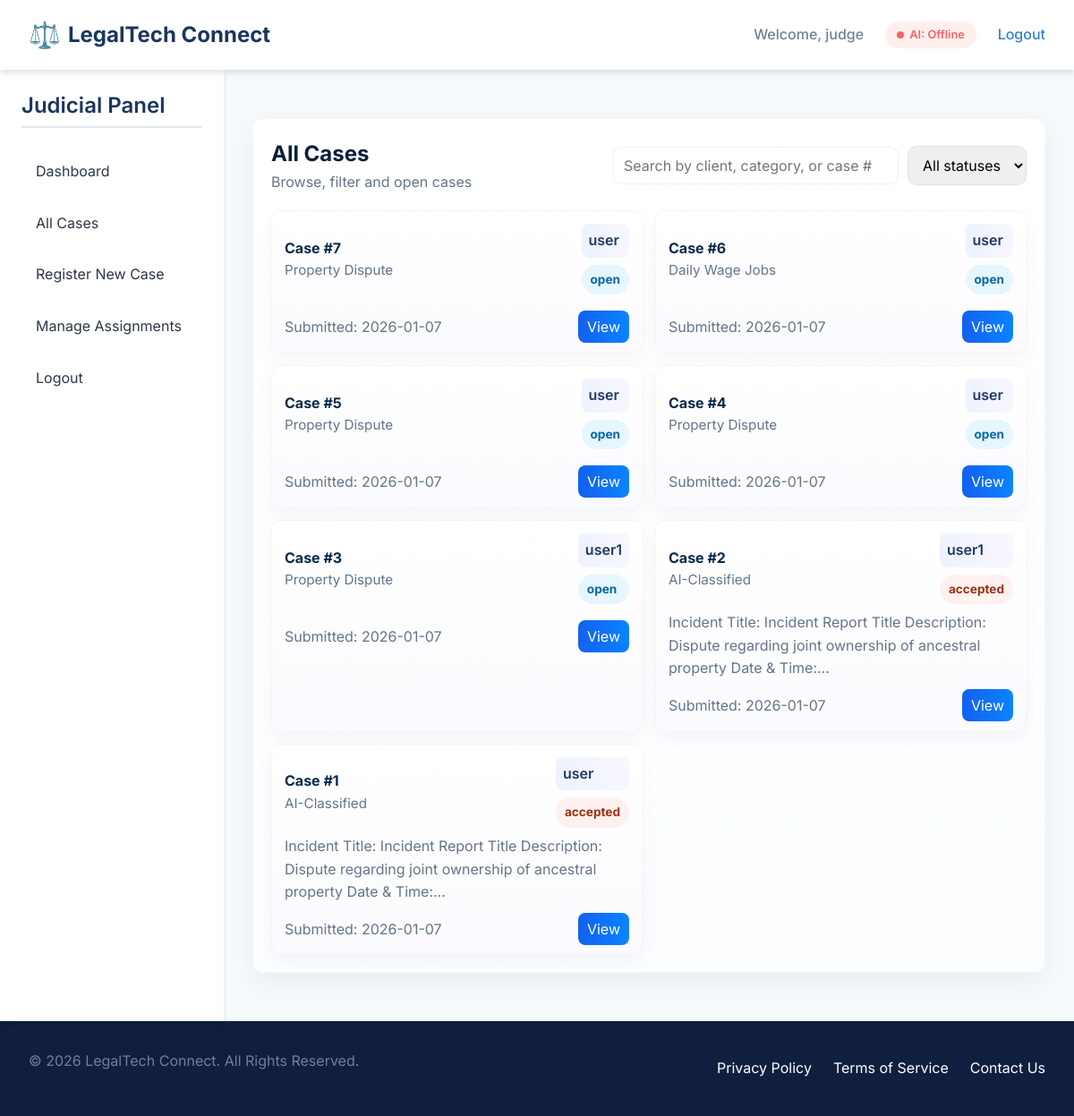
Screenshot of /judge/cases (signed in) with the database file from the repository.
### models.py (models this page shows, shortened)
class User(UserMixin, db.Model):
    id = db.Column(db.Integer, primary_key=True)
    email = db.Column(db.String(150), unique=True, nullable=False)
    password_hash = db.Column(db.String(128), nullable=False)
    role = db.Column(db.String(50), nullable=False) # 'client', 'lawyer', 'admin'
    name = db.Column(db.String(150), nullable=True)
    bio = db.Column(db.Text, nullable=True)
    education = db.Column(db.String(200), nullable=True)
    created_at = db.Column(db.DateTime, default=lambda: datetime.now(timezone.utc))
    is_active = db.Column(db.Boolean, default=True, nullable=False) # For soft-deactivation by admin
    profile_pic = db.Column(db.String(200), nullable=True) # Filename for the profile picture
    specialization = db.Column(db.String(200), nullable=True)
    experience_years = db.Column(db.Integer, nullable=True)
    location = db.Column(db.String(150), nullable=True)
    phone_number = db.Column(db.String(50), nullable=True)
    address = db.Column(db.String(300), nullable=True)
    bar_number = db.Column(db.String(100), unique=True, nullable=True)
    is_verified = db.Column(db.Boolean, default=False)
    court_name = db.Column(db.String(200), nullable=True)
    judge_id_number = db.Column(db.String(100), unique=True, nullable=True)
    verification_document = db.Column(db.String(200), nullable=True)  # filename of uploaded verification doc
    cases_as_client = db.relationship('Case', foreign_keys='Case.client_id', backref='client', lazy=True)
    cases_as_client2 = db.relationship('Case', foreign_keys='Case.client2_id', backref='client2', lazy=True)
    cases_as_lawyer = db.relationship('Case', foreign_keys='Case.lawyer_id', backref='lawyer', lazy=True)
    cases_as_judge = db.relationship('Case', foreign_keys='Case.judge_id', backref='judge', lazy=True)
    reviews_received = db.relationship('Review', backref='lawyer', lazy=True)
    messages_sent = db.relationship('Message', foreign_keys='Message.sender_id', backref='sender', lazy=True)
    appointments = db.relationship('Appointment', backref='user', lazy=True)
    documents_uploaded = db.relationship('Document', backref='uploader', lazy=True)
    complaints_made = db.relationship('Complaint', foreign_keys='Complaint.complainant_id', backref='complainant', lazy=True)
    complaints_about = db.relationship('Complaint', foreign_keys='Complaint.about_user_id', backref='about_user', lazy=True)

class Case(db.Model):
    id = db.Column(db.Integer, primary_key=True)
    description = db.Column(db.Text, nullable=False)
    category = db.Column(db.String(100), nullable=False)
    status = db.Column(db.String(50), default='open') # open, accepted, closed
    timestamp = db.Column(db.DateTime, default=lambda: datetime.now(timezone.utc))
    client_id = db.Column(db.Integer, db.ForeignKey('user.id'), nullable=False)
    client2_id = db.Column(db.Integer, db.ForeignKey('user.id'), nullable=True)
    lawyer_id = db.Column(db.Integer, db.ForeignKey('user.id'), nullable=True)
    judge_id = db.Column(db.Integer, db.ForeignKey('user.id'), nullable=True)
    jurisdiction_verified = db.Column(db.Boolean, default=False)
    messages = db.relationship('Message', backref='case', lazy=True, cascade="all, delete-orphan")
    review = db.relationship('Review', uselist=False, backref='case_ref', lazy=True, cascade="all, delete-orphan")
    documents = db.relationship('Document', backref='case', lazy=True, cascade="all, delete-orphan")
    appointments = db.relationship('Appointment', backref='case', lazy=True, cascade="all, delete-orphan")
    hearings = db.relationship('Hearing', backref='case', lazy=True, cascade="all, delete-orphan")
    histories = db.relationship('CaseHistory', backref='case', lazy=True, cascade="all, delete-orphan")

### judge.py (the view)
@judge_bp.route('/cases')
@login_required
def list_cases():
    if getattr(current_user, 'role', None) != 'judge':
        abort(403)
    cases = Case.query.order_by(Case.timestamp.desc()).all()
    return render_template('judge/list_cases.html', cases=cases)

### templates/judge/list_cases.html (shortened to what this page needs)
{% extends 'base.html' %}
{% block content %}
<div class="cases-wrap">
  <div class="cases-header">
    <div>
      <div class="cases-title">All Cases</div>
      <div class="muted">Browse, filter and open cases</div>
    </div>
    <div class="cases-controls">
      <input id="case-search" class="search-input" placeholder="Search by client, category, or case #" />
      <select id="case-filter" class="filter-select">
        <option value="all">All statuses</option>
      </select>
    </div>
  </div>
  <div id="cases-grid" class="cases-grid">
    {% for c in cases %}
      <div class="case-card" data-status="{{ c.status|lower }}" data-search="Case {{ c.id }} {{ c.category }} {{ (c.client.name if c.client else '') }} {{ (c.client.email if c.client else '') }}">
        <div class="case-meta">
          <div>
            <div class="case-id">Case #{{ c.id }}</div>
            <div class="muted" style="font-size:0.95rem">{{ c.category }}</div>
          </div>
          <div>
            <div class="case-cat">{{ c.client.name if c.client else 'No client' }}</div>
            <div style="height:8px"></div>
            <div class="case-status {% if c.status=='open' %}status-open{% elif c.status=='assigned' %}status-assigned{% else %}status-closed{% endif %}">{{ c.status }}</div>
          </div>
        </div>
        <div class="muted">{{ c.description|truncate(140) }}</div>
        <div class="case-footer">
          <div class="muted">Submitted: {{ c.timestamp.strftime('%Y-%m-%d') if c.timestamp else 'N/A' }}</div>
          <div class="case-actions">
            <a class="btn-view" href="{{ url_for('judge.view_case', case_id=c.id) }}">View</a>
          </div>
        </div>
      </div>
    {% else %}
      <div class="muted">No cases found</div>
    {% endfor %}
  </div>
</div>
{% endblock %}

### templates/base.html (shortened to what this page needs)
<!DOCTYPE html>
<html lang="en">
<head>
</head>
<body>
<nav class="navbar">
    <div class="nav-brand">
        <a href="{{ url_for('index') }}">LegalTech Connect</a>
    </div>
    <div class="nav-links">
        {% if current_user.is_authenticated %}
            <span class="nav-welcome">Welcome, {{ current_user.name or current_user.email }}</span>
            <span class="ai-status {% if ai_available %}ai-online{% else %}ai-offline{% endif %}" title="AI availability">AI: {% if ai_available %}Online{% else %}Offline{% endif %}</span>
            <a href="{{ url_for('auth.logout') }}">Logout</a>
        {% else %}
            <a href="{{ url_for('auth.login') }}">Login</a>
            <a href="{{ url_for('auth.register') }}" class="button-primary">Get Started</a>
        {% endif %}
    </div>
</nav>
<div class="page-container">
    {% if current_user.is_authenticated %}
        {% if current_user.role == 'client' %}
        <aside class="sidebar">
            <h3>My Account</h3>
            <ul>
                <li><a href="{{ url_for('client.dashboard') }}">Dashboard</a></li>
                <li><a href="{{ url_for('client.submit_case') }}">Submit New Case</a></li>
                <li><a href="{{ url_for('client.view_all_cases') }}">View All Cases</a></li>
                <li><a href="{{ url_for('client.messages') }}">My Messages {% if sidebar_counts.unread_messages %}<span class="count-badge">{{ sidebar_counts.unread_messages }}</span>{% endif %}</a></li>
                <li><a href="{{ url_for('client.appointments') }}">Booking Status {% if sidebar_counts.upcoming_appointments %}<span class="count-badge">{{ sidebar_counts.upcoming_appointments }}</span>{% endif %}</a></li>
                <li><a href="{{ url_for('client.lawyers') }}">All Lawyers</a></li>
                <li><a href="{{ url_for('auth.logout') }}">Logout</a></li>
            </ul>
        </aside>
        {% elif current_user.role == 'judge' %}
        <aside class="sidebar">
            <h3>Judicial Panel</h3>
            <ul>
                <li><a href="{{ url_for('judge.dashboard') }}">Dashboard</a></li>
                <li><a href="{{ url_for('judge.list_cases') }}">All Cases</a></li>
                <li><a href="{{ url_for('judge.new_case') }}">Register New Case</a></li>
                <li><a href="{{ url_for('judge.dashboard') }}#manage">Manage Assignments</a></li>
                <li><a href="{{ url_for('auth.logout') }}">Logout</a></li>
            </ul>
        </aside>
        {% endif %}
    {% endif %}
    <main class="main-content">
        {% block content %}{% endblock %}
    </main>
</div>
<footer class="footer">
    <div class="container">
        <p>&copy; {{ now.year }} LegalTech Connect. All Rights Reserved.</p>
        <div class="footer-links">
            <a href="#">Privacy Policy</a>
            <a href="#">Terms of Service</a>
            <a href="#">Contact Us</a>
        </div>
    </div>
</footer>
</body>
</html>

### templates/base.html (style rules this page uses)
:root { --primary-color: #1a365d; --primary-light: #2c5282; --primary-dark: #0f1f3d; --secondary-color: #3182ce; --accent-color: #4299e1; --accent-light: #90cdf4; --success-color: #48bb78; --warning-color: #ed8936; --danger-color: #f56565; --light-bg: #f7fafc; --white: #ffffff; --text-primary: #2d3748; --text-secondary: #718096; --border-color: #e2e8f0; --shadow-sm: 0 1px 3px rgba(0, 0, 0, 0.12), 0 1px 2px rgba(0, 0, 0, 0.24); --shadow-md: 0 4px 6px rgba(0, 0, 0, 0.1); --shadow-lg: 0 10px 20px rgba(0, 0, 0, 0.15); --shadow-xl: 0 14px 28px rgba(0, 0, 0, 0.25), 0 10px 10px rgba(0, 0, 0, 0.22); --transition: all 0.3s cubic-bezier(0.25, 0.8, 0.25, 1); }
* { margin: 0; padding: 0; box-sizing: border-box; }
body { font-family: 'Inter', sans-serif; color: var(--text-primary); background-color: var(--light-bg); line-height: 1.6; overflow-x: hidden; }
h1, h2, h3, h4, h5, h6 { font-weight: 600; line-height: 1.3; margin-bottom: 0.8rem; }
h3 { font-size: 1.5rem; color: var(--primary-color); }
p { margin-bottom: 1rem; color: var(--text-secondary); }
a { color: var(--secondary-color); text-decoration: none; transition: var(--transition); }
.navbar { display: flex; justify-content: space-between; align-items: center; padding: 1rem 2rem; background-color: var(--white); box-shadow: var(--shadow-md); position: sticky; top: 0; z-index: 1000; animation: slideDown 0.5s ease-out; }
.nav-brand a { font-size: 1.5rem; font-weight: 700; color: var(--primary-color); display: flex; align-items: center; }
.nav-brand a::before { content: "⚖️"; margin-right: 0.5rem; font-size: 1.8rem; animation: pulse 2s infinite; }
.nav-links { display: flex; align-items: center; gap: 1.5rem; }
.nav-links a { position: relative; font-weight: 500; padding: 0.5rem 0; transition: var(--transition); }
.nav-links a::after { content: ''; position: absolute; bottom: 0; left: 0; width: 0; height: 2px; background-color: var(--accent-color); transition: width 0.3s ease; }
.nav-welcome { color: var(--text-secondary); font-weight: 500; }
.ai-status { display: inline-flex; align-items: center; padding: 0.3rem 0.8rem; border-radius: 20px; font-size: 0.8rem; font-weight: 600; transition: var(--transition); }
.ai-status::before { content: ''; width: 8px; height: 8px; border-radius: 50%; margin-right: 0.4rem; animation: pulse 2s infinite; }
.ai-offline { background-color: rgba(245, 101, 101, 0.1); color: var(--danger-color); }
.ai-offline::before { background-color: var(--danger-color); }
.page-container { display: flex; min-height: calc(100vh - 140px); }
.sidebar { width: 250px; background-color: var(--white); box-shadow: var(--shadow-md); padding: 1.5rem; transition: var(--transition); animation: slideRight 0.6s ease-out; }
.sidebar h3 { color: var(--primary-color); margin-bottom: 1.5rem; padding-bottom: 0.5rem; border-bottom: 2px solid var(--border-color); }
.sidebar ul { list-style: none; }
.sidebar li { margin-bottom: 0.5rem; }
.sidebar a { display: flex; align-items: center; padding: 0.75rem 1rem; border-radius: 0.5rem; color: var(--text-primary); transition: var(--transition); position: relative; overflow: hidden; }
.sidebar a::before { content: ''; position: absolute; left: 0; top: 0; height: 100%; width: 4px; background-color: var(--secondary-color); transform: translateX(-100%); transition: transform 0.3s ease; }
.main-content { flex: 1; padding: 2rem; animation: fadeIn 0.8s ease-out; }
.footer { background-color: var(--primary-dark); color: var(--white); padding: 2rem 0; margin-top: auto; }
.footer .container { display: flex; justify-content: space-between; align-items: center; max-width: 1200px; margin: 0 auto; padding: 0 2rem; }
.footer-links { display: flex; gap: 1.5rem; }
.footer-links a { color: var(--white); transition: var(--transition); }
input, textarea, select { width: 100%; padding: 0.75rem; border: 1px solid var(--border-color); border-radius: 0.5rem; font-family: inherit; font-size: 1rem; transition: var(--transition); }

### rows the page displays
User: name "judge"
Case: id "7", category "Property Dispute", client "user", status "open", timestamp "2026-01-07"
Case: id "6", category "Daily Wage Jobs", client "user", status "open", timestamp "2026-01-07"
Case: id "5", category "Property Dispute", client "user", status "open", timestamp "2026-01-07"
Case: id "4", category "Property Dispute", client "user", status "open", timestamp "2026-01-07"
Case: id "3", category "Property Dispute", client "user1", status "open", timestamp "2026-01-07"
Case: id "2", category "AI-Classified", client "user1", status "accepted", description "Incident Title: Incident Report Title Description: Dispute regarding joint ownership of ancestral property Date & Time:...", timestamp "2026-01-07"
Case: id "1", category "AI-Classified", client "user", status "accepted", description "Incident Title: Incident Report Title Description: Dispute regarding joint ownership of ancestral property Date & Time:...", timestamp "2026-01-07"
